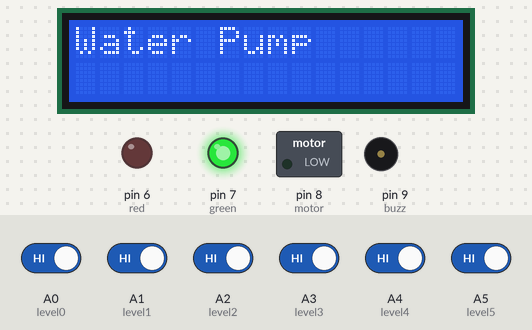
Bench run of a sketch on a simulated Arduino Uno, built with avr-gcc and run on an emulated ATmega328P. Shown: 16×2 character LCD, switched loads named in the sketch (green lamp = pin HIGH), output pins drawn as LEDs (lit = HIGH), buzzer (waves = sounding, pin HIGH). The inputs (shaded band) are chosen by the test bench; at power-on: A0 (level0), A1 (level1), A2 (level2), A3 (level3), A4 (level4), A5 (level5) HIGH.

Above: at 1.2 s.
1.3 s: A0 (level0) driven LOW
At 2.71 s:
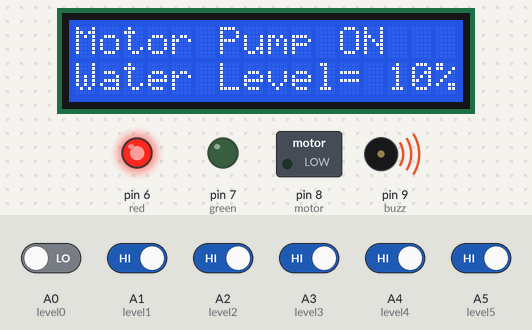
3.1 s: A5 (level5) driven LOW
At 4.6 s:
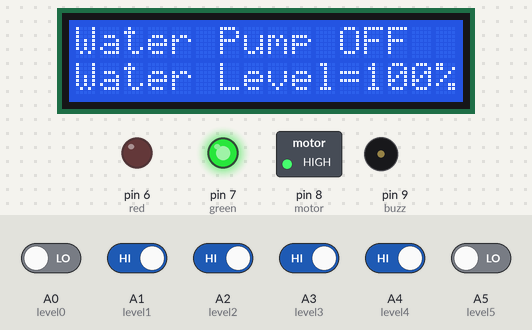
4.9 s: A5 (level5) driven HIGH
At 5.05 s:
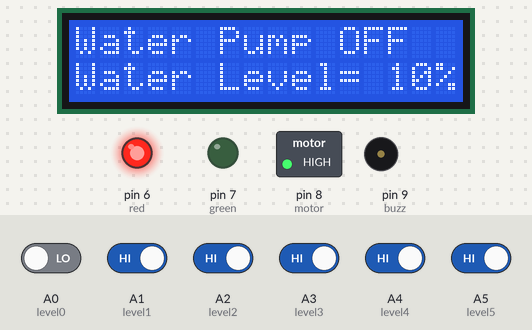
6.7 s: A0 (level0) driven HIGH
At 8.2 s:
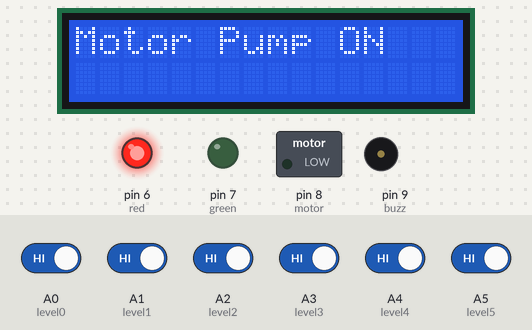
8.5 s: A1 (level1) driven LOW
At 8.9 s:
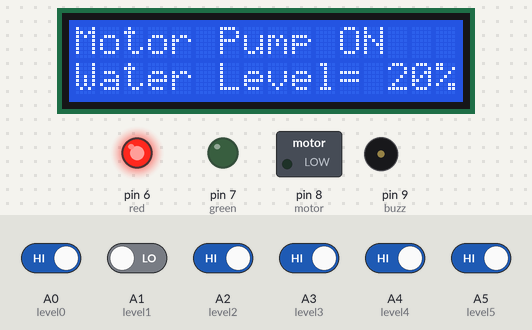
10.0 s: A2 (level2) driven LOW
At 11.3 s:
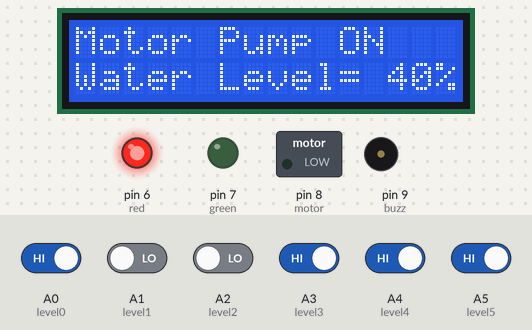
Timing chart, 0 to 12.5 s (numbered marks = the images above; inputs shaded):
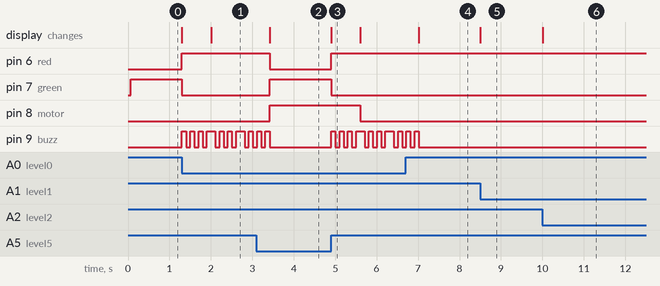

The sketch:

Water_level_automation_pump.ino
```cpp
#include <Wire.h>
#include <LiquidCrystal.h>
#define level0 A0
#define level1 A1
#define level2 A2
#define level3 A3
#define level4 A4
#define level5 A5
#define motor 8
#define buzz 9
#define red 6
#define green 7
const int rs = 12, en = 11, d4 = 5, d5 = 4, d6 = 3, d7 = 2;
LiquidCrystal lcd(rs, en, d4, d5, d6, d7);
int value = 0;

void setup()
{

  lcd.begin(16, 2);
  lcd.print("Water Pump");
  pinMode(level0, INPUT_PULLUP);
  pinMode(level1, INPUT_PULLUP);
  pinMode(level2, INPUT_PULLUP);
  pinMode(level3, INPUT_PULLUP);
  pinMode(level4, INPUT_PULLUP);
  pinMode(level5, INPUT_PULLUP);
  pinMode(motor, OUTPUT);
  pinMode(buzz, OUTPUT);
  pinMode(red, OUTPUT);
  pinMode(green, OUTPUT);
  digitalWrite(green, HIGH);
}

void loop()
{
  // put your main code here, to run repeatedly:

  if (digitalRead(level5) == LOW)
  {
    //display
    lcd.setCursor(0,0);
    lcd.print("Water Pump OFF");
    lcd.setCursor(0, 1);
    lcd.print("Water Level=100%");
    digitalWrite(motor, HIGH);
    digitalWrite(green, HIGH);
    digitalWrite(red, LOW);
  }
 else
  {  if (digitalRead(level4) == LOW)
    {
      //display
      lcd.setCursor(0, 1);
      lcd.print("Water Level= 80%");
    }
    else
    {
      if (digitalRead(level3) == LOW)
      {   //display
          lcd.setCursor(0, 1);
          lcd.print("Water Level= 60%");
      }
      else
      {
         if (digitalRead(level2) == LOW)
         {
            //display
            lcd.setCursor(0, 1);
            lcd.print("Water Level= 40%");
        }

        else
        {
          if (digitalRead(level1) == LOW)
          {
              lcd.setCursor(0, 1);
              lcd.print("Water Level= 20%");
          }
          else
          {
            if (digitalRead(level0) == LOW)
            {
              lcd.setCursor(0, 1);
              lcd.print("Water Level= 10%");
              digitalWrite(green, LOW);
              digitalWrite(red, HIGH);
              digitalWrite(buzz, HIGH);
              delay(100);
              digitalWrite(buzz, LOW);
              delay(100);
              digitalWrite(buzz, HIGH);
              delay(100);
              digitalWrite(buzz, LOW);
              delay(100);
              digitalWrite(buzz, HIGH);
              delay(100);
              digitalWrite(buzz, LOW);
              delay(100);
              digitalWrite(buzz, HIGH);
              delay(100);
              digitalWrite(buzz, LOW);
              lcd.clear();
              lcd.setCursor(0,0);
              lcd.print("Motor Pump ON");
              digitalWrite(motor, LOW);
            }
            else
            {
              if (digitalRead(level5) == LOW)
              {
                digitalWrite(motor, HIGH);
                digitalWrite(red, LOW);
                digitalWrite(green, HIGH);
              }
            }
          }
        }
      }
    }
  }
}
```

Measured:
- after the input at 1.3 s, pin 6 (red): LOW → HIGH at once; pin 7 (green): HIGH → LOW at once; pin 9 (buzz): LOW → HIGH at once, then repeats every 0.71 s: 2 × (LOW 0.10 s, HIGH 0.10 s), LOW 0.10 s, HIGH 0.21 s; the display: first changes at once (image 1 shows a later state)
- after the input at 3.1 s, pin 6 (red): HIGH → LOW after 0.32 s; pin 7 (green), pin 8 (motor): LOW → HIGH after 0.32 s; the display: changes after 0.32 s (image 2)
- after the input at 4.9 s, pin 6 (red): LOW → HIGH at once; pin 7 (green): HIGH → LOW at once; pin 8 (motor): HIGH → LOW after 0.71 s; pin 9 (buzz): LOW → HIGH at once, then repeats every 0.71 s: 2 × (LOW 0.10 s, HIGH 0.10 s), LOW 0.10 s, HIGH 0.21 s; the display: changes at once (image 3)
- after the input at 6.7 s, the display: changes after 0.32 s (image 4)
- after the input at 8.5 s, the display: changes at once (image 5)
- after the input at 10.0 s, the display: changes at once (image 6)
- what the display in image 3 shows lasts 0.7 s, from 4.9 s to 5.6 s
